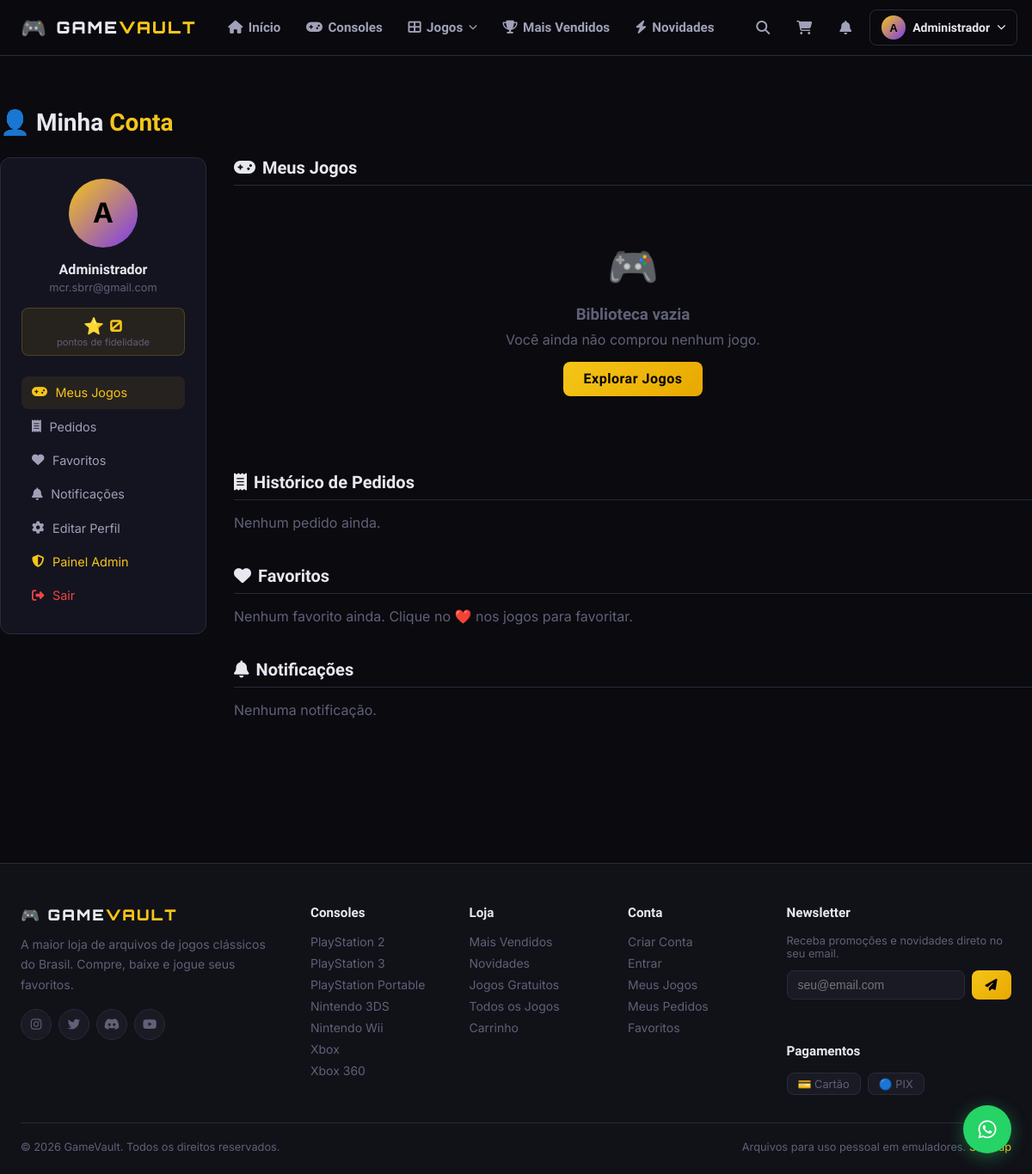
The page /minha-conta (signed in) on the database its author committed.
### tables this page shows
CREATE TABLE users (
        id INTEGER PRIMARY KEY AUTOINCREMENT,
        name TEXT NOT NULL,
        email TEXT UNIQUE NOT NULL,
        password_hash TEXT NOT NULL,
        avatar TEXT DEFAULT '',
        is_admin INTEGER DEFAULT 0,
        points INTEGER DEFAULT 0,
        newsletter INTEGER DEFAULT 1,
        created_at TEXT DEFAULT (datetime('now')),
        last_login TEXT
    );

CREATE TABLE consoles (
        id INTEGER PRIMARY KEY AUTOINCREMENT,
        name TEXT UNIQUE NOT NULL,
        slug TEXT UNIQUE NOT NULL,
        banner TEXT DEFAULT '',
        icon TEXT DEFAULT '',
        sort_order INTEGER DEFAULT 0,
        active INTEGER DEFAULT 1
    );

### app.py (the view)
@app.route('/minha-conta')
@login_required
def my_account():
    db   = get_db()
    user = current_user()
    orders = db.execute("""
        SELECT o.*, COUNT(oi.id) as item_count FROM orders o
        LEFT JOIN order_items oi ON oi.order_id=o.id
        WHERE o.user_id=? GROUP BY o.id ORDER BY o.created_at DESC LIMIT 10
    """, (user['id'],)).fetchall()
    games = db.execute("""
        SELECT g.*, c.name as console_name, c.slug as console_slug, oi.id as oi_id
        FROM order_items oi JOIN orders o ON oi.order_id=o.id
        JOIN games g ON oi.game_id=g.id JOIN consoles c ON g.console_id=c.id
        WHERE o.user_id=? AND o.payment_status='approved' AND oi.game_id IS NOT NULL
        ORDER BY o.paid_at DESC
    """, (user['id'],)).fetchall()
    wishlist = db.execute("""
        SELECT g.*, c.name as console_name, c.slug as console_slug FROM wishlist w
        JOIN games g ON w.game_id=g.id JOIN consoles c ON g.console_id=c.id
        WHERE w.user_id=? ORDER BY g.title
    """, (user['id'],)).fetchall()
    notifications = db.execute("""
        SELECT * FROM notifications WHERE user_id=? ORDER BY created_at DESC LIMIT 20
    """, (user['id'],)).fetchall()
    db.execute("UPDATE notifications SET read=1 WHERE user_id=?", (user['id'],))
    db.commit()
    return render_template('account/dashboard.html',
        user=user, orders=orders, games=games,
        wishlist=wishlist, notifications=notifications)

### app.py (called while the page is built)
def get_db():
    if 'db' not in g:
        g.db = sqlite3.connect(DB_PATH)
        g.db.row_factory = sqlite3.Row
        g.db.execute("PRAGMA journal_mode=WAL")
        g.db.execute("PRAGMA foreign_keys=ON")
    return g.db

def login_required(f):
    @wraps(f)
    def decorated(*args, **kwargs):
        if 'user_id' not in session:
            return redirect(url_for('login', next=request.url))
        return f(*args, **kwargs)
    return decorated

def current_user():
    if 'user_id' not in session:
        return None
    return get_db().execute("SELECT * FROM users WHERE id=?", (session['user_id'],)).fetchone()

@app.context_processor
def inject_globals():
    db = get_db()
    consoles = db.execute("SELECT * FROM consoles WHERE active=1 ORDER BY sort_order").fetchall()
    user = current_user()
    notif_count = 0
    cart = session.get('cart', [])
    if user:
        notif_count = db.execute(
            "SELECT COUNT(*) FROM notifications WHERE user_id=? AND read=0",
            (user['id'],)
        ).fetchone()[0]
    return dict(
        consoles=consoles,
        current_user=user,
        notif_count=notif_count,
        cart_count=len(cart),
        now=datetime.datetime.now()
    )

### templates/account/dashboard.html (shortened to what this page needs)
{% extends "base.html" %}
{% block content %}
<div class="container section">
  <h1 class="section-title" style="margin-bottom:1.5rem">👤 Minha <span>Conta</span></h1>
  <div class="account-grid">
    <div class="account-sidebar">
      <div class="sidebar-avatar">
        {% if user.avatar %}
        <img src="{{ url_for('static', filename='uploads/avatars/'+user.avatar) }}" alt="{{ user.name }}">
        {% else %}{{ user.name[0].upper() }}{% endif %}
      </div>
      <div class="sidebar-name">{{ user.name }}</div>
      <div class="sidebar-email">{{ user.email }}</div>
      <div class="sidebar-points">
        <div class="points-num">⭐ {{ user.points }}</div>
        <div class="points-label">pontos de fidelidade</div>
      </div>
      <nav class="sidebar-menu">
        <a href="#library" class="active"><i class="fas fa-gamepad"></i> Meus Jogos</a>
        <a href="#orders"><i class="fas fa-receipt"></i> Pedidos</a>
        <a href="#wishlist"><i class="fas fa-heart"></i> Favoritos</a>
        <a href="#notifications"><i class="fas fa-bell"></i> Notificações</a>
        <a href="{{ url_for('edit_profile') }}"><i class="fas fa-cog"></i> Editar Perfil</a>
        {% if user.is_admin %}
        <a href="{{ url_for('admin_index') }}" style="color:var(--gold)"><i class="fas fa-shield-alt"></i> Painel Admin</a>
        {% endif %}
        <a href="{{ url_for('logout') }}" style="color:var(--error)"><i class="fas fa-sign-out-alt"></i> Sair</a>
      </nav>
    </div>
    <div class="account-panel">
      <div class="account-section" id="library">
        <h2 class="account-section-title"><i class="fas fa-gamepad"></i> Meus Jogos</h2>
        {% if games %}
        <div class="library-grid">
          {% for game in games %}
          <div class="library-card">
            <div class="library-card-img">
              {% if game.cover %}
              <img src="{{ url_for('static', filename='uploads/covers/'+game.cover) }}" alt="{{ game.title }}">
              {% else %}
              <div style="width:100%;height:100%;background:var(--bg3);display:flex;align-items:center;justify-content:center;font-size:2rem">🎮</div>
              {% endif %}
            </div>
            <div class="library-card-info">
              <div class="library-card-title">{{ game.title }}</div>
              <span class="purchased-badge"><i class="fas fa-check"></i> Comprado</span>
              <a href="{{ url_for('download_game', game_id=game.id) }}" class="btn btn-gold btn-sm btn-full" style="margin-top:0.5rem">
                <i class="fas fa-download"></i> Baixar
              </a>
            </div>
          </div>
          {% endfor %}
        </div>
        {% else %}
        <div style="text-align:center;padding:3rem 0;color:var(--text3)">
          <div style="font-size:3rem;margin-bottom:1rem">🎮</div>
          <h3 style="font-family:var(--font-heading);margin-bottom:0.5rem">Biblioteca vazia</h3>
          <p>Você ainda não comprou nenhum jogo.</p>
          <a href="{{ url_for('all_games') }}" class="btn btn-gold" style="margin-top:1rem">Explorar Jogos</a>
        </div>
        {% endif %}
      </div>
      <div class="account-section" id="orders">
        <h2 class="account-section-title"><i class="fas fa-receipt"></i> Histórico de Pedidos</h2>
        {% if orders %}
        {% for order in orders %}
        <a href="{{ url_for('order_detail', oid=order.id) }}" class="order-row" style="text-decoration:none">
          <div class="order-id">#{{ order.transaction_id[:8] }}</div>
          <div>
            <div style="font-size:0.875rem;font-weight:600">{{ order.item_count }} item(s)</div>
            <div style="font-size:0.75rem;color:var(--text3)">{{ order.created_at[:16] }}</div>
          </div>
          <span class="order-status status-{{ order.payment_status }}">
            {% if order.payment_status=='approved' %}✅ Aprovado
            {% elif order.payment_status=='pending' %}⏳ Pendente
            {% else %}❌ Rejeitado{% endif %}
          </span>
          <div class="order-total">R$ {{ '%.2f'|format(order.total)|replace('.',',') }}</div>
          <i class="fas fa-chevron-right" style="color:var(--text3);font-size:0.75rem"></i>
        </a>
        {% endfor %}
        {% else %}
        <p style="color:var(--text3)">Nenhum pedido ainda.</p>
        {% endif %}
      </div>
      <div class="account-section" id="wishlist">
        <h2 class="account-section-title"><i class="fas fa-heart"></i> Favoritos</h2>
        {% if wishlist %}
        <div class="library-grid">
          {% for game in wishlist %}
          <div class="library-card">
            <div class="library-card-img">
              {% if game.cover %}
              <img src="{{ url_for('static', filename='uploads/covers/'+game.cover) }}" alt="{{ game.title }}">
              {% else %}
              <div style="width:100%;height:100%;background:var(--bg3);display:flex;align-items:center;justify-content:center;font-size:2rem">🎮</div>
              {% endif %}
            </div>
            <div class="library-card-info">
              <div class="library-card-title">{{ game.title }}</div>
              <div style="font-size:0.75rem;color:var(--text3);margin:0.2rem 0">{{ game.console_name }}</div>
              <div style="font-family:var(--font-display);color:var(--gold);font-size:0.9rem;font-weight:700;margin-bottom:0.5rem">R$ {{ '%.2f'|format(game.price)|replace('.',',') }}</div>
              <div style="display:flex;gap:0.4rem">
                <a href="{{ url_for('game_detail', slug=game.slug) }}" class="btn btn-outline btn-sm" style="flex:1">Ver</a>
                <button class="btn btn-gold btn-sm" onclick="addToCart({{ game.id }}, 'game', this)" style="flex:1">🛒</button>
              </div>
            </div>
          </div>
          {% endfor %}
        </div>
        {% else %}
        <p style="color:var(--text3)">Nenhum favorito ainda. Clique no ❤️ nos jogos para favoritar.</p>
        {% endif %}
      </div>
      <div class="account-section" id="notifications">
        <h2 class="account-section-title"><i class="fas fa-bell"></i> Notificações</h2>
        {% if notifications %}
        {% for n in notifications %}
        <div class="review-card" style="margin-bottom:0.75rem">
          <div style="display:flex;justify-content:space-between;align-items:start">
            <div>
              <div style="font-weight:700;margin-bottom:0.3rem">{{ n.title }}</div>
              <div style="font-size:0.875rem;color:var(--text2)">{{ n.message }}</div>
              <div style="font-size:0.75rem;color:var(--text3);margin-top:0.3rem">{{ n.created_at[:16] }}</div>
            </div>
          </div>
        </div>
        {% endfor %}
        {% else %}
        <p style="color:var(--text3)">Nenhuma notificação.</p>
        {% endif %}
      </div>
    </div>
  </div>
</div>
{% endblock %}

### templates/base.html (shortened to what this page needs)
<!DOCTYPE html>
<html lang="pt-BR" data-theme="dark">
<head>
<link rel="stylesheet" href="https://cdnjs.cloudflare.com/ajax/libs/font-awesome/6.5.0/css/all.min.css">
<link rel="stylesheet" href="{{ url_for('static', filename='css/style.css') }}">
</head>
<body class="{% block body_class %}{% endblock %}">
<nav class="navbar" id="navbar">
  <div class="nav-container">
    <a href="{{ url_for('index') }}" class="nav-logo">
      <span class="logo-icon">🎮</span>
      <span class="logo-text">GAME<span class="logo-gold">VAULT</span></span>
    </a>
    <div class="nav-links" id="navLinks">
      <a href="{{ url_for('index') }}" class="nav-link {% if request.endpoint=='index' %}active{% endif %}">
        <i class="fas fa-home"></i> Início
      </a>
      <a href="{{ url_for('consoles_page') }}" class="nav-link {% if request.endpoint=='consoles_page' %}active{% endif %}">
        <i class="fas fa-gamepad"></i> Consoles
      </a>
      <div class="nav-dropdown">
        <span class="nav-link has-dropdown">
          <i class="fas fa-th-large"></i> Jogos <i class="fas fa-chevron-down tiny"></i>
        </span>
      </div>
      <a href="{{ url_for('bestsellers') }}" class="nav-link {% if request.endpoint=='bestsellers' %}active{% endif %}">
        <i class="fas fa-trophy"></i> Mais Vendidos
      </a>
      <a href="{{ url_for('novidades') }}" class="nav-link {% if request.endpoint=='novidades' %}active{% endif %}">
        <i class="fas fa-bolt"></i> Novidades
      </a>
    </div>
    <div class="nav-actions">
      <button class="nav-icon-btn" id="searchToggle" title="Buscar">
        <i class="fas fa-search"></i>
      </button>
      <a href="{{ url_for('cart') }}" class="nav-icon-btn cart-btn" title="Carrinho">
        <i class="fas fa-shopping-cart"></i>
      </a>
      {% if current_user %}
      <div class="nav-notif" id="notifDropdown">
        <button class="nav-icon-btn notif-btn" title="Notificações">
          <i class="fas fa-bell"></i>
        </button>
      </div>
      <div class="nav-user">
        <button class="nav-user-btn">
          {% if current_user.avatar %}
          <img src="{{ url_for('static', filename='uploads/avatars/'+current_user.avatar) }}" alt="Avatar" class="user-avatar-small">
          {% else %}
          <div class="user-initials">{{ current_user.name[0].upper() }}</div>
          {% endif %}
          <span class="user-name-short">{{ current_user.name.split()[0] }}</span>
          <i class="fas fa-chevron-down tiny"></i>
        </button>
      </div>
      {% else %}
      <a href="{{ url_for('login') }}" class="btn btn-outline btn-sm">Entrar</a>
      <a href="{{ url_for('register') }}" class="btn btn-gold btn-sm">Cadastrar</a>
      {% endif %}
      <button class="nav-icon-btn theme-toggle" id="themeToggle" title="Alternar tema">
      </button>
    </div>
  </div>
</nav>
<main id="main-content">
  {% block content %}{% endblock %}
</main>
<footer class="footer">
  <div class="footer-container">
    <div class="footer-grid">
      <div class="footer-brand">
        <div class="footer-logo">🎮 GAME<span>VAULT</span></div>
        <p>A maior loja de arquivos de jogos clássicos do Brasil. Compre, baixe e jogue seus favoritos.</p>
        <div class="footer-social">
          <a href="#" class="social-btn"><i class="fab fa-instagram"></i></a>
          <a href="#" class="social-btn"><i class="fab fa-twitter"></i></a>
          <a href="#" class="social-btn"><i class="fab fa-discord"></i></a>
          <a href="#" class="social-btn"><i class="fab fa-youtube"></i></a>
        </div>
      </div>
      <div class="footer-col">
        <h4>Consoles</h4>
        {% for console in consoles %}
        <a href="{{ url_for('console_page', slug=console.slug) }}">{{ console.name }}</a>
        {% endfor %}
      </div>
      <div class="footer-col">
        <h4>Loja</h4>
        <a href="{{ url_for('bestsellers') }}">Mais Vendidos</a>
        <a href="{{ url_for('novidades') }}">Novidades</a>
        <a href="{{ url_for('free_games') }}">Jogos Gratuitos</a>
        <a href="{{ url_for('all_games') }}">Todos os Jogos</a>
        <a href="{{ url_for('cart') }}">Carrinho</a>
      </div>
      <div class="footer-col">
        <h4>Conta</h4>
        <a href="{{ url_for('register') }}">Criar Conta</a>
        <a href="{{ url_for('login') }}">Entrar</a>
        <a href="{{ url_for('my_account') }}">Meus Jogos</a>
        <a href="{{ url_for('my_account') }}#orders">Meus Pedidos</a>
        <a href="{{ url_for('my_account') }}#wishlist">Favoritos</a>
      </div>
      <div class="footer-col">
        <h4>Newsletter</h4>
        <p class="footer-newsletter-text">Receba promoções e novidades direto no seu email.</p>
        <form class="footer-newsletter" id="footerNewsletter">
          <input type="email" placeholder="seu@email.com" required id="newsletterEmail">
          <button type="submit" class="btn btn-gold btn-sm">
            <i class="fas fa-paper-plane"></i>
          </button>
        </form>
        <div id="newsletterMsg" class="newsletter-msg"></div>
        <h4 style="margin-top:1.5rem">Pagamentos</h4>
        <div class="payment-icons">
          <span class="pay-icon">💳 Cartão</span>
          <span class="pay-icon">🔵 PIX</span>
        </div>
      </div>
    </div>
    <div class="footer-bottom">
      <p>© {{ now.year }} GameVault. Todos os direitos reservados.</p>
      <p>Arquivos para uso pessoal em emuladores. <a href="{{ url_for('sitemap') }}">Sitemap</a></p>
    </div>
  </div>
</footer>
<a href="https://wa.me/5500000000000?text=Olá!%20Preciso%20de%20ajuda%20no%20GameVault"
   class="whatsapp-float" target="_blank" title="Suporte via WhatsApp">
  <i class="fab fa-whatsapp"></i>
</a>
</body>
</html>

### rows shown on the page
users: name "A", name "Administrador", email "mcr.sbrr@gmail.com", points "0"
consoles: name "PlayStation 2"
consoles: name "PlayStation 3"
consoles: name "PlayStation Portable"
consoles: name "Nintendo 3DS"
consoles: name "Nintendo Wii"
consoles: name "Xbox"
consoles: name "Xbox 360"
